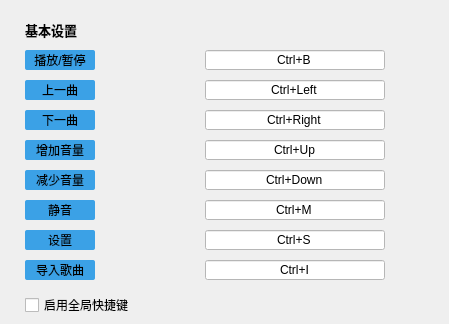
   <widget class="QWidget" name="second">
    <widget class="TTKThemeLineLabel" name="baseSetShotKeyWidget">
     <property name="geometry">
      <rect>
       <x>25</x>
       <y>20</y>
       <width>415</width>
       <height>20</height>
      </rect>
     </property>
     <property name="styleSheet">
      <string notr="true">background-color:transparent;
font-size:13px;
font-weight:bold;</string>
     </property>
     <property name="text">
      <string>基本设置</string>
     </property>
    </widget>
    <widget class="QLabel" name="item_S1">
     <property name="geometry">
      <rect>
       <x>25</x>
       <y>50</y>
       <width>70</width>
       <height>20</height>
      </rect>
     </property>
     <property name="styleSheet">
      <string notr="true">background:#3BA1E6;border-radius:2px</string>
     </property>
     <property name="text">
      <string>播放/暂停</string>
     </property>
     <property name="alignment">
      <set>Qt::AlignCenter</set>
     </property>
    </widget>
    <widget class="MusicGlobalHotKeyEdit" name="item_S01">
     <property name="geometry">
      <rect>
       <x>205</x>
       <y>50</y>
       <width>180</width>
       <height>20</height>
      </rect>
     </property>
     <property name="styleSheet">
      <string notr="true">background:white;</string>
     </property>
     <property name="text">
      <string>Ctrl+B</string>
     </property>
     <property name="alignment">
      <set>Qt::AlignCenter</set>
     </property>
    </widget>
    <widget class="QLabel" name="item_S2">
     <property name="geometry">
      <rect>
       <x>25</x>
       <y>80</y>
       <width>70</width>
       <height>20</height>
      </rect>
     </property>
     <property name="styleSheet">
      <string notr="true">background:#3BA1E6;border-radius:2px</string>
     </property>
     <property name="text">
      <string>上一曲</string>
     </property>
     <property name="alignment">
      <set>Qt::AlignCenter</set>
     </property>
    </widget>
    <widget class="MusicGlobalHotKeyEdit" name="item_S02">
     <property name="geometry">
      <rect>
       <x>205</x>
       <y>80</y>
       <width>180</width>
       <height>20</height>
      </rect>
     </property>
     <property name="styleSheet">
      <string notr="true">background:white;</string>
     </property>
     <property name="text">
      <string>Ctrl+Left</string>
     </property>
     <property name="alignment">
      <set>Qt::AlignCenter</set>
     </property>
    </widget>
    <widget class="QLabel" name="item_S3">
     <property name="geometry">
      <rect>
       <x>25</x>
       <y>110</y>
       <width>70</width>
       <height>20</height>
      </rect>
     </property>
     <property name="styleSheet">
      <string notr="true">background:#3BA1E6;border-radius:2px</string>
     </property>
     <property name="text">
      <string>下一曲</string>
     </property>
     <property name="alignment">
      <set>Qt::AlignCenter</set>
     </property>
    </widget>
    <widget class="QLabel" name="item_S4">
     <property name="geometry">
      <rect>
       <x>25</x>
       <y>140</y>
       <width>70</width>
       <height>20</height>
      </rect>
     </property>
     <property name="styleSheet">
      <string notr="true">background:#3BA1E6;border-radius:2px</string>
     </property>
     <property name="text">
      <string>增加音量</string>
     </property>
     <property name="alignment">
      <set>Qt::AlignCenter</set>
     </property>
    </widget>
    <widget class="QLabel" name="item_S5">
     <property name="geometry">
      <rect>
       <x>25</x>
       <y>170</y>
       <width>70</width>
       <height>20</height>
      </rect>
     </property>
     <property name="styleSheet">
      <string notr="true">background:#3BA1E6;border-radius:2px</string>
     </property>
     <property name="text">
      <string>减少音量</string>
     </property>
     <property name="alignment">
      <set>Qt::AlignCenter</set>
     </property>
    </widget>
    <widget class="QLabel" name="item_S7">
     <property name="geometry">
      <rect>
       <x>25</x>
       <y>230</y>
       <width>70</width>
       <height>20</height>
      </rect>
     </property>
     <property name="styleSheet">
      <string notr="true">background:#3BA1E6;border-radius:2px</string>
     </property>
     <property name="text">
      <string>设置</string>
     </property>
     <property name="alignment">
      <set>Qt::AlignCenter</set>
     </property>
    </widget>
    <widget class="MusicGlobalHotKeyEdit" name="item_S03">
     <property name="geometry">
      <rect>
       <x>205</x>
       <y>110</y>
       <width>180</width>
       <height>20</height>
      </rect>
     </property>
     <property name="styleSheet">
      <string notr="true">background:white;</string>
     </property>
     <property name="text">
      <string>Ctrl+Right</string>
     </property>
     <property name="alignment">
      <set>Qt::AlignCenter</set>
     </property>
    </widget>
    <widget class="MusicGlobalHotKeyEdit" name="item_S04">
     <property name="geometry">
      <rect>
       <x>205</x>
       <y>140</y>
       <width>180</width>
       <height>20</height>
      </rect>
     </property>
     <property name="styleSheet">
      <string notr="true">background:white;</string>
     </property>
     <property name="text">
      <string>Ctrl+Up</string>
     </property>
     <property name="alignment">
      <set>Qt::AlignCenter</set>
     </property>
    </widget>
    <widget class="MusicGlobalHotKeyEdit" name="item_S05">
     <property name="geometry">
      <rect>
       <x>205</x>
       <y>170</y>
       <width>180</width>
       <height>20</height>
      </rect>
     </property>
     <property name="styleSheet">
      <string notr="true">background:white;</string>
     </property>
     <property name="text">
      <string>Ctrl+Down</string>
     </property>
     <property name="alignment">
      <set>Qt::AlignCenter</set>
     </property>
    </widget>
    <widget class="MusicGlobalHotKeyEdit" name="item_S07">
     <property name="geometry">
      <rect>
       <x>205</x>
       <y>230</y>
       <width>180</width>
       <height>20</height>
      </rect>
     </property>
     <property name="styleSheet">
      <string notr="true">background:white;</string>
     </property>
     <property name="text">
      <string>Ctrl+S</string>
     </property>
     <property name="alignment">
      <set>Qt::AlignCenter</set>
     </property>
    </widget>
    <widget class="MusicGlobalHotKeyEdit" name="item_S08">
     <property name="geometry">
      <rect>
       <x>205</x>
       <y>260</y>
       <width>180</width>
       <height>20</height>
      </rect>
     </property>
     <property name="styleSheet">
      <string notr="true">background:white;</string>
     </property>
     <property name="text">
      <string>Ctrl+I</string>
     </property>
     <property name="alignment">
      <set>Qt::AlignCenter</set>
     </property>
    </widget>
    <widget class="QLabel" name="item_S8">
     <property name="geometry">
      <rect>
       <x>25</x>
       <y>260</y>
       <width>70</width>
       <height>20</height>
      </rect>
     </property>
     <property name="styleSheet">
      <string notr="true">background:#3BA1E6;border-radius:2px</string>
     </property>
     <property name="text">
      <string>导入歌曲</string>
     </property>
     <property name="alignment">
      <set>Qt::AlignCenter</set>
     </property>
    </widget>
    <widget class="QCheckBox" name="globalHotkeyBox">
     <property name="geometry">
      <rect>
       <x>25</x>
       <y>295</y>
       <width>250</width>
       <height>20</height>
      </rect>
     </property>
     <property name="text">
      <string>启用全局快捷键</string>
     </property>
    </widget>
    <widget class="QLabel" name="item_S6">
     <property name="geometry">
      <rect>
       <x>25</x>
       <y>200</y>
       <width>70</width>
       <height>20</height>
      </rect>
     </property>
     <property name="styleSheet">
      <string notr="true">background:#3BA1E6;border-radius:2px</string>
     </property>
     <property name="text">
      <string>静音</string>
     </property>
     <property name="alignment">
      <set>Qt::AlignCenter</set>
     </property>
    </widget>
    <widget class="MusicGlobalHotKeyEdit" name="item_S06">
     <property name="geometry">
      <rect>
       <x>205</x>
       <y>200</y>
       <width>180</width>
       <height>20</height>
      </rect>
     </property>
     <property name="styleSheet">
      <string notr="true">background:white;</string>
     </property>
     <property name="text">
      <string>Ctrl+M</string>
     </property>
     <property name="alignment">
      <set>Qt::AlignCenter</set>
     </property>
    </widget>
   </widget>
